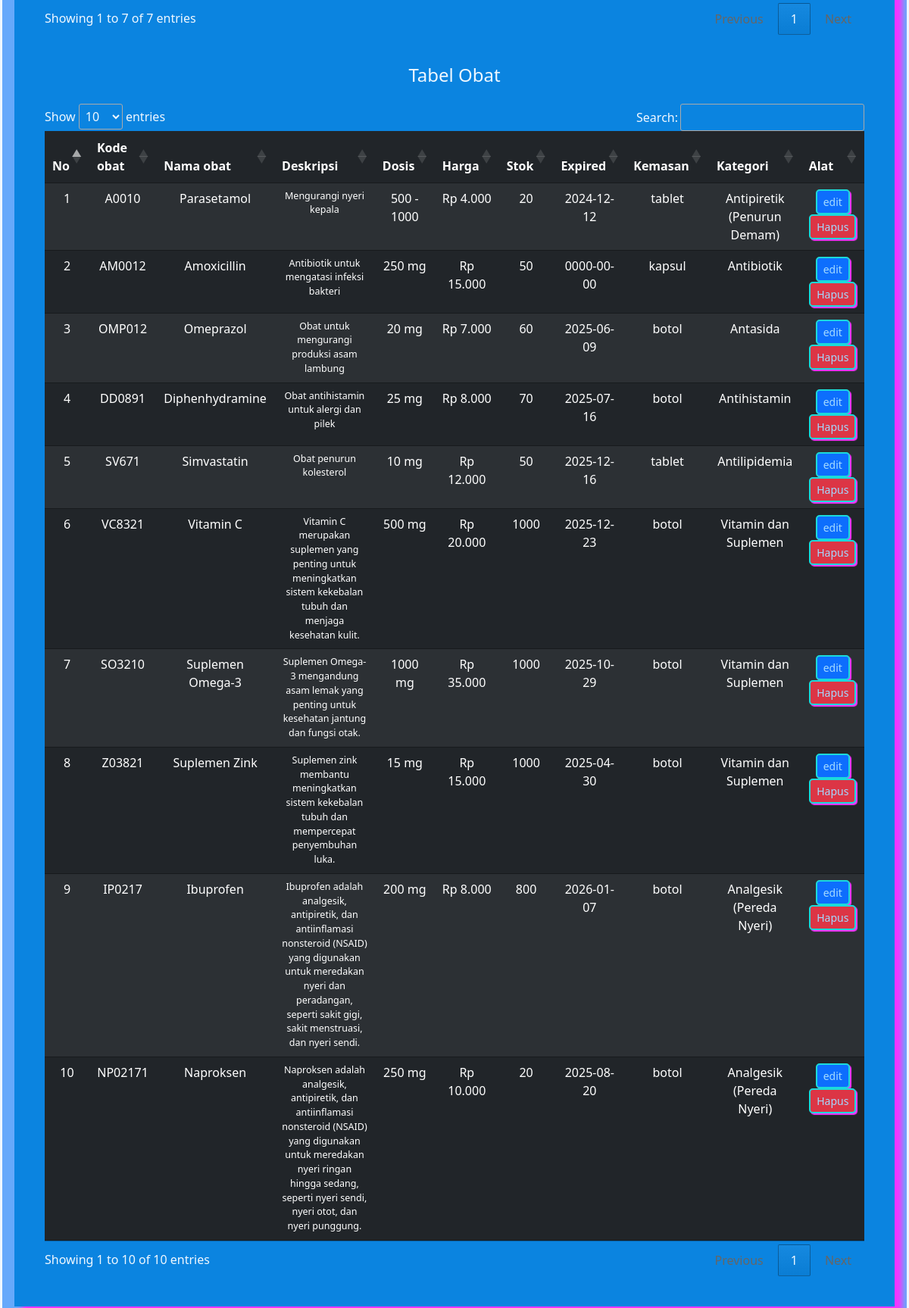
Page /Main.php (lower part) on the earlier database version.
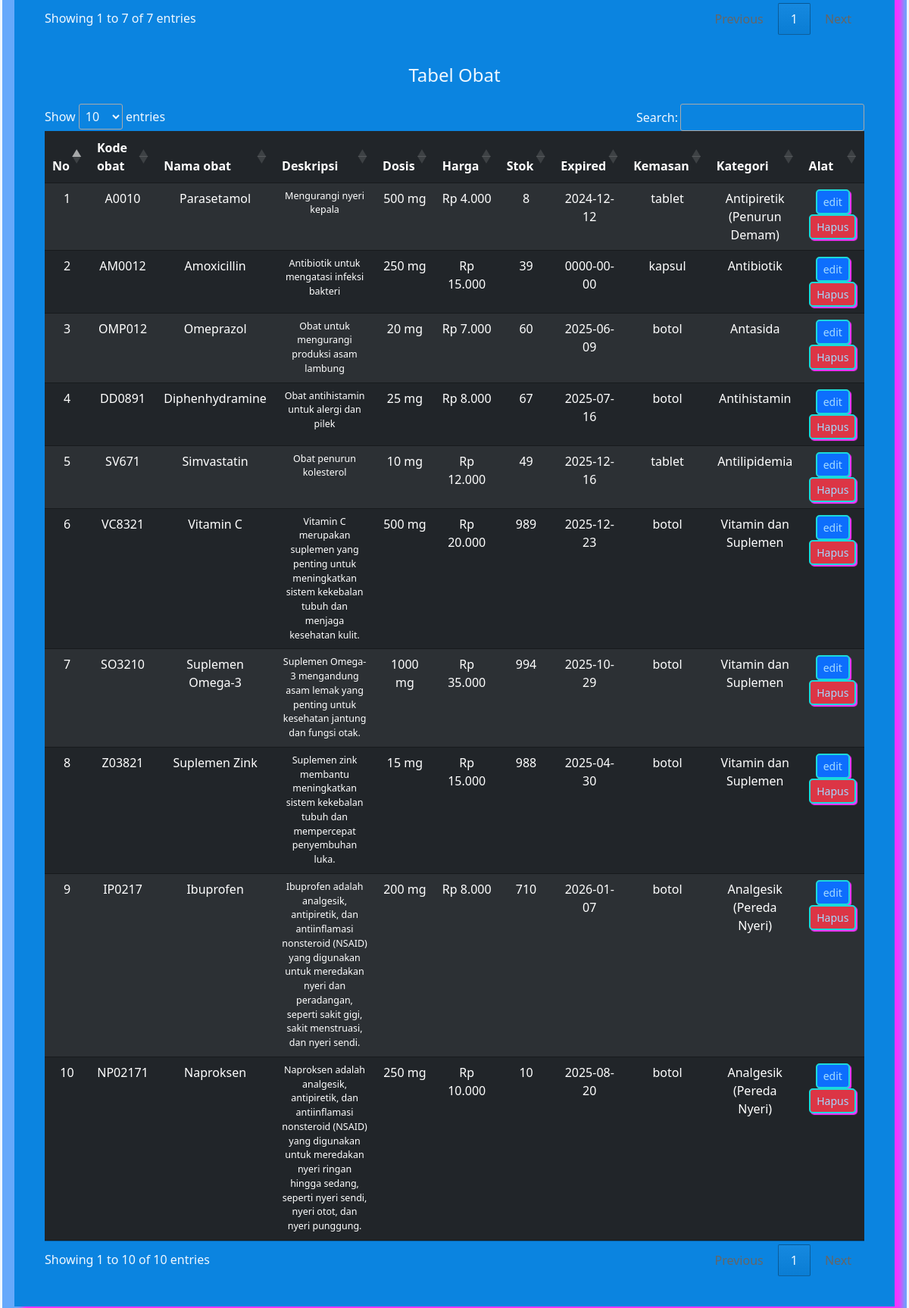
Same page on the later database version.
### tables this page shows
CREATE TABLE `obat` (
  `idobat` int(11) NOT NULL,
  `kode_obat` varchar(45) NOT NULL,
  `nama_obat` varchar(50) NOT NULL,
  `deskripsi` text NOT NULL,
  `dosis` varchar(45) NOT NULL,
  `harga` double NOT NULL,
  `stok` int(11) NOT NULL,
  `expired` date NOT NULL,
  `kemasan` varchar(50) NOT NULL,
  `idkategori` int(11) NOT NULL
);

CREATE TABLE `kategori_obat` (
  `idkategori` int(11) NOT NULL,
  `kategori` varchar(50) NOT NULL
);

### function.php (called while the page is built, shortened)
<?php
$koneksi = mysqli_connect("localhost", "root", "", "dataobat");
function query($query)
{
    global $koneksi;
    $result = mysqli_query($koneksi, $query);
    $rows = [];
    while ($row = mysqli_fetch_assoc($result)) {
        $rows[] = $row;
    }
    return $rows;
}

### Main.php (the view, shortened to what this page needs)
<?php
include("function.php");
$obat = query("SELECT * FROM obat");
?>
<!DOCTYPE html>
<html lang="en">
<head>
  <link href="https://cdn.jsdelivr.net/npm/bootstrap@5.3.2/dist/css/bootstrap.min.css" rel="stylesheet"
>
  <link rel="stylesheet" href="style.css">
  <link rel="stylesheet" href="https://cdn.datatables.net/1.13.4/css/jquery.dataTables.min.css">
  <link rel="stylesheet" href="https://cdn.jsdelivr.net/npm/bootstrap-icons@1.11.3/font/bootstrap-icons.min.css">
</head>
<body>
  <div class="content m-0 atasan">
    <div class="contents">
      <div class="box1">
        <div class="mb-2">
        </div>
        <div class="mt-4">
          <div class="text-center">
            <h4>Tabel Obat</h4>
          </div>
          <table class="table table-dark table-striped" id="example2">
            <thead>
              <tr class="text-center custom-Font">
                <th scope="col">No</th>
                <th scope="col">Kode obat</th>
                <th scope="col">Nama obat</th>
                <th scope="col">Deskripsi</th>
                <th scope="col">Dosis</th>
                <th scope="col">Harga</th>
                <th scope="col">Stok</th>
                <th scope="col">Expired</th>
                <th scope="col">Kemasan</th>
                <th scope="col">Kategori</th>
                <th scope="col">Alat</th>
              </tr>
            </thead>
            <tbody>
              <?php $j = 1; foreach ($obat as $o):
                ?>
                <tr class="text-center">
                  <td scope="row">
                    <?= $j; ?>
                  </td>
                  <td scope="col">
                    <?= $o['kode_obat']; ?>
                  </td>
                  <td scope="col">
                    <?= $o['nama_obat']; ?>
                  </td>
                  <td scope="col" style="font-size: 12.5px;">
                    <?= $o['deskripsi']; ?>
                  </td>
                  <td scope="col">
                    <?= $o['dosis']; ?>
                  </td>
                  <td scope="col">
                    Rp
                    <?= number_format($o['harga'], 0, ',', '.'); ?>
                  </td>
                  <td scope="col">
                    <?= $o['stok']; ?>
                  </td>
                  <td scope="col">
                    <?= $o['expired']; ?>
                  </td>
                  <td scope="col">
                    <?= $o['kemasan']; ?>
                  </td>
                  <?php
                  $idkategori = $o['idkategori'];
                  $nama_kategori = query("SELECT kategori FROM kategori_obat WHERE idkategori = $idkategori")[0];
                  ?>
                  <td>
                    <?= $nama_kategori['kategori']; ?>
                  </td>
                  <td>
                    <a class="btn btn-primary btn-sm" href="Edit.php?id= <?= $o['idobat']; ?>">edit</a>
                    <a href="delete_obat.php?id=<?= $o['idobat']; ?>" class="btn btn-sm btn-danger"
                      onclick="return confirm('Apakah anda yakin ingin menghapus data?')">
                      Hapus
                    </a>
                  </td>
                </tr>
                <?php
                $j++;
              endforeach;
              ?>
            </tbody>
          </table>
        </div>
      </div>
    </div>
  </div>
</body>
</html>

Differences in the rows shown:
changed obat "Parasetamol": dosis "500 - 1000" → "500 mg"; stok "20" → "8"
changed obat "AM0012": stok "50" → "39"
changed obat "DD0891": stok "70" → "67"
changed obat "SV671": stok "50" → "49"
changed obat "VC8321": stok "1000" → "989"
changed obat "SO3210": stok "1000" → "994"
changed obat "Suplemen Zink": stok "1000" → "988"
changed obat "IP0217": stok "800" → "710"
changed obat "NP02171": stok "20" → "10"
